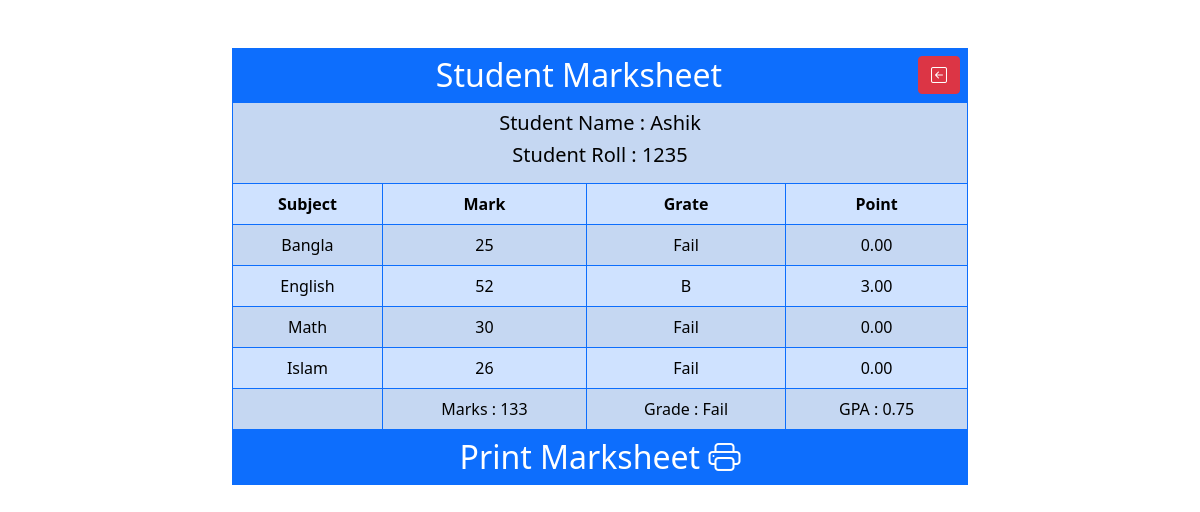
/view.php?view=36, run on the app's committed database.
### tables this page shows
CREATE TABLE `marksheet` (
  `id` int NOT NULL,
  `name` varchar(255) NOT NULL,
  `roll` int NOT NULL,
  `bangla` int NOT NULL,
  `math` int NOT NULL,
  `english` int NOT NULL,
  `islam` int NOT NULL
);

### view.php (the view, shortened to what this page needs)
<?php
include 'db_connec.php';
if ($_GET['view']) {
  $viewId        = $_GET['view'];
  $select_data   = "SELECT * FROM marksheet WHERE id = $viewId";
  $sql           = mysqli_query($connec, $select_data);
  $arry_data     = mysqli_fetch_assoc($sql);
  $userName = $arry_data['name'];
  $roll     = $arry_data['roll'];
  $bangla   = $arry_data['bangla'];
  $math     = $arry_data['math'];
  $english  = $arry_data['english'];
  $islam    = $arry_data['islam'];
  $bnMark   = '';
  $mathMark = '';
  $enMark   = '';
  $isMark   = '';
  $bnGrade    = '';
  $mathGrade  = '';
  $enGrade    = '';
  $isGrade    = '';
  $bnPoint    = '';
  $mathPoint  = '';
  $enPoint    = '';
  $isPoint    = '';
  if ($bangla > 100 && $bangla < 0) {
    echo "Invalid";
  } else if (($bangla >= 80)) {
    $bnMark  = $bangla;
    $bnGrade = "A+";
    $bnPoint = "5.00";
  } else if ($bangla >= 70) {
    $bnMark  = $bangla;
    $bnGrade = "A";
    $bnPoint = "4.00";
  } else if ($bangla >= 60) {
    $bnMark  = $bangla;
    $bnGrade = "A-";
    $bnPoint = '3.50';
  } else if ($bangla >= 50) {
    $bnMark  = $bangla;
    $bnGrade = "B";
    $bnPoint = "3.00";
  } else if ($bangla >= 40) {
    $bnMark  = $bangla;
    $bnGrade = "C";
    $bnPoint = "2.00";
  } else if ($bangla >= 33) {
    $bnMark  = $bangla;
    $bnGrade = "D";
    $bnPoint = '1.00';
  } else {
    $bnMark  = $bangla;
    $bnGrade = "Fail";
    $bnPoint = "0.00";
  };
  if ($math > 100 && $math < 0) {
    echo "Invalid";
  } else if ($math >= 80) {
    $mathMark  = $math;
    $mathGrade = "A+";
    $mathPoint = "5.00";
  } else if ($math >= 70) {
    $mathMark  = $math;
    $mathGrade = "A";
    $mathPoint = "4.00";
  } else if ($math >= 60) {
    $mathMark  = $math;
    $mathGrade = "A-";
    $mathPoint = "3.50";
  } else if ($math >= 50) {
    $mathMark  = $math;
    $mathGrade = "B";
    $mathPoint = "3.00";
  } else if ($math >= 40) {
    $mathMark  = $math;
    $mathGrade = "C";
    $mathPoint = "2.00";
  } else if ($math >= 33) {
    $mathMark  = $math;
    $mathGrade = "D";
    $mathPoint = "1.00";
  } else {
    $mathMark  = $math;
    $mathGrade = "Fail";
    $mathPoint = "0.00";
  }
  if ($english > 100 && $english < 0) {
    echo "Invalid";
  } else if ($english >= 80) {
    $enMark    = $english;
    $enGrade   = "A+";
    $enPoint   = "5.00";
  } else if ($english >= 70) {
    $enMark    = $english;
    $enGrade   = "A";
    $enPoint   = "4.00";
  } else if ($english >= 60) {
    $enMark    = $english;
    $enGrade   = "A-";
    $enPoint   = "3.50";
  } else if ($english >= 50) {
    $enMark    = $english;
    $enGrade   = "B";
    $enPoint   = "3.00";
  } else if ($english >= 40) {
    $enMark    = $english;
    $enGrade   = "C";
    $enPoint   = "2.00";
  } else if ($english >= 33) {
    $enMark    = $english;
    $enGrade   = "D";
    $enPoint   = "1.00";
  } else {
    $enMark    = $english;
    $enGrade   = "Fail";
    $enPoint   = "0.00";
  }
  if ($islam > 100 && $islam < 100) {
    echo "Invalid";
  } else if ($islam >= 80) {
    $isMark = $islam;
    $isGrade = "A+";
    $isPoint = "5.00";
  } else if ($islam >= 70) {
    $isMark = $islam;
    $isGrade = "A";
    $isPoint = "4.00";
  } else if ($islam >= 60) {
    $isMark = $islam;
    $isGrade = "A-";
    $isPoint = "3.50";
  } else if ($islam >= 50) {
    $isMark = $islam;
    $isGrade = "B";
    $isPoint = "3.00";
  } else if ($islam >= 40) {
    $isMark = $islam;
    $isGrade = "C";
    $isPoint = "2.00";
  } else if ($islam >= 33) {
    $isMark = $islam;
    $isGrade = "D";
    $isPoint = "1.00";
  } else {
    $isMark = $islam;
    $isGrade = "Fail";
    $isPoint = "0.00";
  };
  $sumMark = $bnPoint + $mathPoint + $enPoint + $isPoint;
  $avarageMark = $sumMark / 4;
  $avaGrade = '';
  if ($avarageMark >= 5.00) {
    $avaGrade = "A+";
  } else if ($avarageMark >= 4.00) {
    $avaGrade = "A";
  } else if ($avarageMark >= 3.50) {
    $avaGrade = "A-";
  } else if ($avarageMark >= 3.00) {
    $avaGrade = "B";
  } else if ($avarageMark >= 2.00) {
    $avaGrade = "C";
  } else if ($avarageMark >= 1.00) {
    $avaGrade = "D";
  } else {
    $avaGrade = "Fail";
  }
  $totalMark = $bangla + $math + $english + $islam;
}
?>
<!DOCTYPE html>
<html lang="en">
<head>
  <link rel="stylesheet" href="https://cdn.jsdelivr.net/npm/bootstrap@5.0.2/dist/css/bootstrap.min.css">
  <link rel="stylesheet" href="https://cdn.jsdelivr.net/npm/bootstrap-icons@1.5.0/font/bootstrap-icons.css">
</head>
<body style="text-align: center;">
  <div class="container">
    <div class="row">
      <div class="col-sm-8 mx-auto pt-4 mt-4">
        <h2 class="text-center p-2 m-0 bg-primary text-white">Student Marksheet
          <a href="display.php" class='btn btn-danger float-end' id="add_btn"><i class="bi bi-arrow-left-square"></i></a>
        </h2>
        <div class="data-info">
          <table class='table table-primary table-striped table-hover table table-bordered border-primary mb-0'>
            <tr>
              <th colspan="4">
                <center>
                  <h5>Student Name : <?= $userName ?> </h5>
                  <h5>Student Roll : <?= $roll ?> </h5>
                </center>
              </th>
            </tr>
            <tr>
              <th>Subject</th>
              <th>Mark</th>
              <th>Grate</th>
              <th>Point</th>
            </tr>
            <tr>
              <td>Bangla</td>
              <td><?= $bnMark ?></td>
              <td><?= $bnGrade ?></td>
              <td><?= $bnPoint ?></td>
            </tr>
            <tr>
              <td>English</td>
              <td><?= $enMark ?></td>
              <td><?= $enGrade ?></td>
              <td><?= $enPoint ?></td>
            </tr>
            <tr>
              <td>Math</td>
              <td><?= $mathMark ?></td>
              <td><?= $mathGrade ?></td>
              <td><?= $mathPoint ?></td>
            </tr>
            <tr>
              <td>Islam</td>
              <td><?= $isMark ?></td>
              <td><?= $isGrade ?></td>
              <td><?= $isPoint ?></td>
            </tr>
            <tr>
              <td colspan="1"></td>
              <td>Marks : <?= $totalMark ?></td>
              <td>Grade : <?= $avaGrade ?> </td>
              <td>
                GPA : <?= $avarageMark ?>
              </td>
            </tr>
          </table>
        </div>
        <h2 id="btn" class="text-center p-2 m-0 bg-primary text-white" style="cursor: pointer;" onclick="window.print()">Print Marksheet
          <i class="bi bi-printer"></i>
        </h2>
      </div>
    </div>
</body>
</html>

### data on the page
marksheet: name "Ashik", roll "1235", bangla "25", bangla "Fail", bangla "0.00", english "52", english "B", english "3.00", math "30", math "Fail", math "0.00", islam "26", islam "Fail", islam "0.00", totalMark "133", avaGrade "Fail", avarageMark "0.75"
